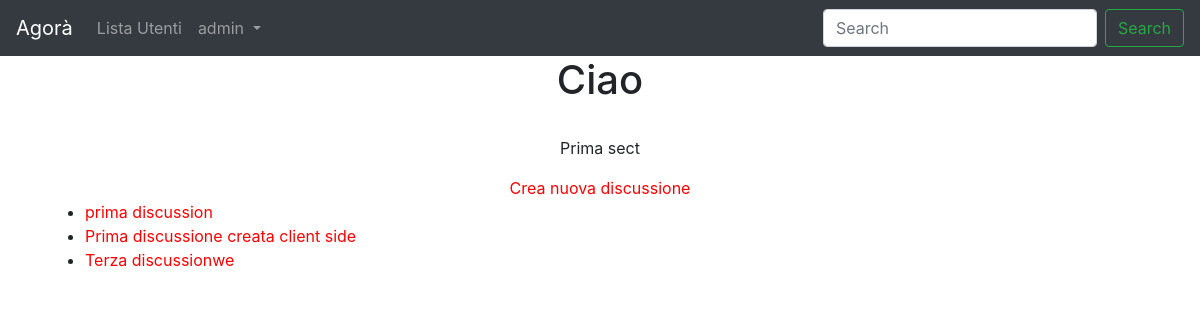
Page /forum/show-sezione/1 (signed in) on the committed database.
### forum/models.py (models this page shows, shortened)
class Sezione(models.Model):
    titolo = models.CharField(max_length = 80)
    descrizione = models.CharField(max_length = 150, blank=True, null=True )
    logo = models.ImageField(blank=True, null=True)
    class Meta:
        verbose_name = "Sezione"
        verbose_name_plural = "Sezioni"

class Discussione(models.Model):
    titolo = models.CharField(max_length = 80)
    data = models.DateTimeField(auto_now_add = True)
    sezione_appartenenza = models.ForeignKey(Sezione, on_delete=models.CASCADE)
    creatore = models.ForeignKey(User, on_delete=models.CASCADE, related_name = "discussioni")
    def get_absolute_url(self):
        return reverse("show_discussione", kwargs={"pk":self.pk})
    class Meta:
        verbose_name = "Discussione"
        verbose_name_plural = "Discussioni"

### forum/views.py (the view)
# urls.py: path("show-sezione/<int:pk>", views.show_sezione, name="show_sezione"),
def show_sezione(request, pk):
    sezione = get_object_or_404(Sezione, pk=pk)
    discussioni = Discussione.objects.filter(sezione_appartenenza = sezione).order_by("data")
    context = {"sezione":sezione, "discussioni": discussioni}
    return render(request, "forum/show_sezione.html", context)

### forum/templates/forum/show_sezione.html (shortened to what this page needs)
{% extends "base.html" %}
{% block content %}
<h1>{{sezione.titolo}}</h1><br>
<p>{{sezione.descrizione}}</p>
{% if user.is_authenticated %}
<a href="{% url 'crea_discussione' pk=sezione.pk%}">Crea nuova discussione</a>
{% endif %}
{% endblock content %}
{% block text %}
<ul>
  {% for discussione in discussioni %}
  <li>
    <a href="{{ discussione.get_absolute_url }}">{{discussione.titolo}}</a>
  </li>
{% endfor %}
</ul>
{% endblock %}

### templates/base.html (shortened to what this page needs)
{% load static %}
<!doctype html>
<html lang="en">
  <head>
    <link rel="stylesheet" href="https://stackpath.bootstrapcdn.com/bootstrap/4.4.1/css/bootstrap.min.css">
    <link rel="stylesheet" href="{% static 'css/style.css' %}">
  </head>
  <body>
    <nav class="navbar navbar-expand-lg navbar-dark bg-dark">
  <a class="navbar-brand" href="{% url 'home' %}">Agorà</a>
  <div class="collapse navbar-collapse" id="navbarSupportedContent">
    <ul class="navbar-nav mr-auto">
      <li class="nav-item">
        <a class="nav-link" href="{% url 'show_utenti' %}">Lista Utenti</a>
      </li>
      {% if request.user.is_authenticated %}
      <li class="nav-item dropdown">
        <a class="nav-link dropdown-toggle" href="#" id="navbarDropdown" role="button" data-toggle="dropdown" aria-haspopup="true" aria-expanded="false">
          {{request.user}}
        </a>
      </li>
      {% else %}
      <li>
        <a class="nav-link dropdown" href="{% url 'login' %}">login</a>
      </li>
      {% endif %}
    </ul>
    <form class="form-inline my-2 my-lg-0" action="{% url 'f_cerca' %}">
      <input name="q" class="form-control mr-sm-2" type="search" placeholder="Search" aria-label="Search">
      <button class="btn btn-outline-success my-2 my-sm-0" type="submit">Search</button>
    </form>
  </div>
</nav>
    <div class="container">
      <div class="row justify-content-center">
        <div class="col-6 text-center">
          {% block content %}
          {% endblock %}
        </div>
        <div class="col-12">
          {% block text %}
          {% endblock %}
        </div>
      </div>
    </div>
  </body>
</html>

### Agora/static-storage/css/style.css (style rules this page uses)
a { color:red; }

### rows in the picture
Sezione: titolo "Ciao", descrizione "Prima sect"
Discussione: titolo "prima discussion"
Discussione: titolo "Prima discussione creata client side"
Discussione: titolo "Terza discussionwe"

### other values in the picture
{{ request.user }} "admin"
